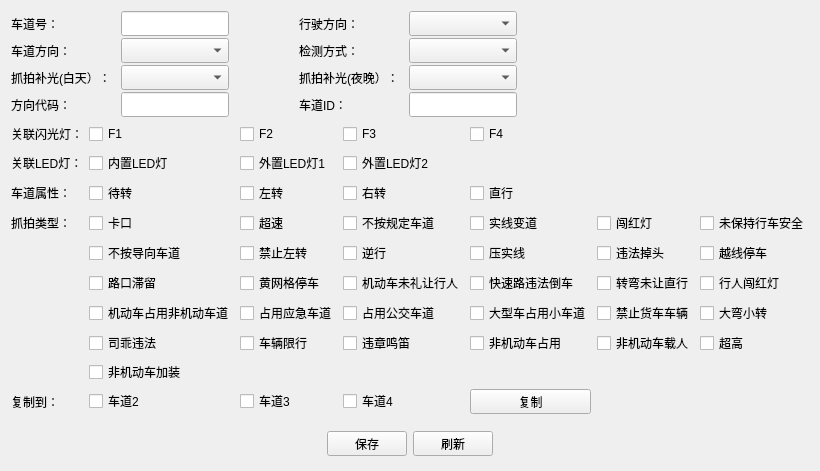
<?xml version="1.0" encoding="UTF-8"?>
<ui version="4.0">
 <class>Scence_BayonetComponent</class>
 <widget class="QWidget" name="Scence_BayonetComponent">
  <property name="geometry">
   <rect>
    <x>0</x>
    <y>0</y>
    <width>814</width>
    <height>467</height>
   </rect>
  </property>
  <property name="windowTitle">
   <string>Scence_BayonetComponent</string>
  </property>
  <layout class="QVBoxLayout" name="verticalLayout">
   <item>
    <widget class="QWidget" name="widget" native="true">
     <layout class="QVBoxLayout" name="verticalLayout_3">
      <property name="leftMargin">
       <number>0</number>
      </property>
      <property name="topMargin">
       <number>0</number>
      </property>
      <property name="bottomMargin">
       <number>0</number>
      </property>
      <item>
       <layout class="QHBoxLayout" name="horizontalLayout_4">
        <property name="spacing">
         <number>5</number>
        </property>
        <item>
         <layout class="QGridLayout" name="gridLayout_2">
          <property name="horizontalSpacing">
           <number>10</number>
          </property>
          <property name="verticalSpacing">
           <number>2</number>
          </property>
          <item row="2" column="4">
           <widget class="QLabel" name="label_15">
            <property name="text">
             <string>抓拍补光(夜晚）：</string>
            </property>
           </widget>
          </item>
          <item row="2" column="2">
           <widget class="QComboBox" name="cmb_snapDay">
            <property name="minimumSize">
             <size>
              <width>0</width>
              <height>25</height>
             </size>
            </property>
           </widget>
          </item>
          <item row="1" column="2">
           <widget class="QComboBox" name="cmb_plateDirection">
            <property name="minimumSize">
             <size>
              <width>0</width>
              <height>25</height>
             </size>
            </property>
           </widget>
          </item>
          <item row="3" column="5">
           <widget class="QLineEdit" name="ledt_plateID">
            <property name="minimumSize">
             <size>
              <width>0</width>
              <height>25</height>
             </size>
            </property>
           </widget>
          </item>
          <item row="1" column="4">
           <widget class="QLabel" name="label_14">
            <property name="text">
             <string>检测方式：</string>
            </property>
           </widget>
          </item>
          <item row="0" column="2">
           <widget class="QLineEdit" name="ledt_plateNum">
            <property name="minimumSize">
             <size>
              <width>0</width>
              <height>25</height>
             </size>
            </property>
           </widget>
          </item>
          <item row="0" column="5">
           <widget class="QComboBox" name="cmb_driveDirection">
            <property name="minimumSize">
             <size>
              <width>0</width>
              <height>25</height>
             </size>
            </property>
           </widget>
          </item>
          <item row="0" column="4">
           <widget class="QLabel" name="label_12">
            <property name="text">
             <string>行驶方向：</string>
            </property>
           </widget>
          </item>
          <item row="1" column="0">
           <widget class="QLabel" name="label_9">
            <property name="text">
             <string>车道方向：</string>
            </property>
           </widget>
          </item>
          <item row="0" column="0">
           <widget class="QLabel" name="label_11">
            <property name="minimumSize">
             <size>
              <width>100</width>
              <height>25</height>
             </size>
            </property>
            <property name="text">
             <string>车道号：</string>
            </property>
           </widget>
          </item>
          <item row="3" column="0">
           <widget class="QLabel" name="label_10">
            <property name="text">
             <string>方向代码：</string>
            </property>
           </widget>
          </item>
          <item row="2" column="0">
           <widget class="QLabel" name="label_13">
            <property name="text">
             <string>抓拍补光(白天）：</string>
            </property>
           </widget>
          </item>
          <item row="3" column="4">
           <widget class="QLabel" name="label_16">
            <property name="text">
             <string>车道ID：</string>
            </property>
           </widget>
          </item>
          <item row="3" column="2">
           <widget class="QLineEdit" name="ledt_directionCode">
            <property name="minimumSize">
             <size>
              <width>0</width>
              <height>25</height>
             </size>
            </property>
           </widget>
          </item>
          <item row="1" column="5">
           <widget class="QComboBox" name="cmb_testMode">
            <property name="minimumSize">
             <size>
              <width>0</width>
              <height>25</height>
             </size>
            </property>
           </widget>
          </item>
          <item row="2" column="5">
           <widget class="QComboBox" name="cmb_snapNight">
            <property name="minimumSize">
             <size>
              <width>0</width>
              <height>25</height>
             </size>
            </property>
           </widget>
          </item>
          <item row="0" column="3">
           <spacer name="horizontalSpacer_8">
            <property name="orientation">
             <enum>Qt::Horizontal</enum>
            </property>
            <property name="sizeType">
             <enum>QSizePolicy::Fixed</enum>
            </property>
            <property name="sizeHint" stdset="0">
             <size>
              <width>60</width>
              <height>20</height>
             </size>
            </property>
           </spacer>
          </item>
         </layout>
        </item>
        <item>
         <spacer name="horizontalSpacer_4">
          <property name="orientation">
           <enum>Qt::Horizontal</enum>
          </property>
          <property name="sizeHint" stdset="0">
           <size>
            <width>40</width>
            <height>20</height>
           </size>
          </property>
         </spacer>
        </item>
       </layout>
      </item>
     </layout>
    </widget>
   </item>
   <item>
    <layout class="QHBoxLayout" name="horizontalLayout_5">
     <item>
      <layout class="QGridLayout" name="gridLayout_3">
       <item row="6" column="1">
        <widget class="QCheckBox" name="chk_use">
         <property name="minimumSize">
          <size>
           <width>0</width>
           <height>22</height>
          </size>
         </property>
         <property name="text">
          <string>机动车占用非机动车道</string>
         </property>
        </widget>
       </item>
       <item row="6" column="2">
        <widget class="QCheckBox" name="chk_hurryRoad">
         <property name="text">
          <string>占用应急车道</string>
         </property>
        </widget>
       </item>
       <item row="6" column="3">
        <widget class="QCheckBox" name="chk_busRoad">
         <property name="text">
          <string>占用公交车道</string>
         </property>
        </widget>
       </item>
       <item row="6" column="4">
        <widget class="QCheckBox" name="chk_largeCar">
         <property name="text">
          <string>大型车占用小车道</string>
         </property>
        </widget>
       </item>
       <item row="6" column="6">
        <widget class="QCheckBox" name="chk_large2small">
         <property name="text">
          <string>大弯小转</string>
         </property>
        </widget>
       </item>
       <item row="6" column="5">
        <widget class="QCheckBox" name="chk_forbidGoodsCar">
         <property name="text">
          <string>禁止货车车辆</string>
         </property>
        </widget>
       </item>
       <item row="1" column="2">
        <widget class="QCheckBox" name="chk_outerLED1">
         <property name="text">
          <string>外置LED灯1</string>
         </property>
        </widget>
       </item>
       <item row="1" column="3">
        <widget class="QCheckBox" name="chk_outerLED2">
         <property name="text">
          <string>外置LED灯2</string>
         </property>
        </widget>
       </item>
       <item row="2" column="1">
        <widget class="QCheckBox" name="chk_waitTurn">
         <property name="text">
          <string>待转</string>
         </property>
        </widget>
       </item>
       <item row="7" column="5">
        <widget class="QCheckBox" name="chk_manned">
         <property name="text">
          <string>非机动车载人</string>
         </property>
        </widget>
       </item>
       <item row="7" column="1">
        <widget class="QCheckBox" name="chk_driverIllegal">
         <property name="minimumSize">
          <size>
           <width>0</width>
           <height>22</height>
          </size>
         </property>
         <property name="text">
          <string>司乖违法</string>
         </property>
        </widget>
       </item>
       <item row="7" column="4">
        <widget class="QCheckBox" name="chk_use_noCar">
         <property name="text">
          <string>非机动车占用</string>
         </property>
        </widget>
       </item>
       <item row="8" column="1">
        <widget class="QCheckBox" name="chk_add">
         <property name="minimumSize">
          <size>
           <width>0</width>
           <height>22</height>
          </size>
         </property>
         <property name="text">
          <string>非机动车加装</string>
         </property>
        </widget>
       </item>
       <item row="9" column="1">
        <widget class="QCheckBox" name="chk_road2">
         <property name="minimumSize">
          <size>
           <width>0</width>
           <height>22</height>
          </size>
         </property>
         <property name="text">
          <string>车道2</string>
         </property>
        </widget>
       </item>
       <item row="7" column="6">
        <widget class="QCheckBox" name="chk_high">
         <property name="text">
          <string>超高</string>
         </property>
        </widget>
       </item>
       <item row="9" column="2">
        <widget class="QCheckBox" name="chk_road3">
         <property name="text">
          <string>车道3</string>
         </property>
        </widget>
       </item>
       <item row="9" column="0">
        <widget class="QLabel" name="label_17">
         <property name="text">
          <string>复制到：</string>
         </property>
        </widget>
       </item>
       <item row="7" column="3">
        <widget class="QCheckBox" name="chk_illegalSound">
         <property name="text">
          <string>违章鸣笛</string>
         </property>
        </widget>
       </item>
       <item row="2" column="0">
        <widget class="QLabel" name="label_18">
         <property name="minimumSize">
          <size>
           <width>0</width>
           <height>22</height>
          </size>
         </property>
         <property name="text">
          <string>车道属性：</string>
         </property>
        </widget>
       </item>
       <item row="3" column="0">
        <widget class="QLabel" name="label_19">
         <property name="minimumSize">
          <size>
           <width>0</width>
           <height>22</height>
          </size>
         </property>
         <property name="text">
          <string>抓拍类型：</string>
         </property>
        </widget>
       </item>
       <item row="5" column="6">
        <widget class="QCheckBox" name="chk_goRed">
         <property name="text">
          <string>行人闯红灯</string>
         </property>
        </widget>
       </item>
       <item row="2" column="4">
        <widget class="QCheckBox" name="chk_straight">
         <property name="text">
          <string>直行</string>
         </property>
        </widget>
       </item>
       <item row="3" column="5">
        <widget class="QCheckBox" name="chk_runRedLight">
         <property name="text">
          <string>闯红灯</string>
         </property>
        </widget>
       </item>
       <item row="3" column="3">
        <widget class="QCheckBox" name="chk_nofollow">
         <property name="text">
          <string>不按规定车道</string>
         </property>
        </widget>
       </item>
       <item row="3" column="2">
        <widget class="QCheckBox" name="chk_overSpeed">
         <property name="text">
          <string>超速</string>
         </property>
        </widget>
       </item>
       <item row="3" column="6">
        <widget class="QCheckBox" name="chk_safeDistance">
         <property name="text">
          <string>未保持行车安全</string>
         </property>
        </widget>
       </item>
       <item row="3" column="1">
        <widget class="QCheckBox" name="chk_bayonet">
         <property name="text">
          <string>卡口</string>
         </property>
        </widget>
       </item>
       <item row="3" column="4">
        <widget class="QCheckBox" name="chk_laneChange">
         <property name="text">
          <string>实线变道</string>
         </property>
        </widget>
       </item>
       <item row="5" column="5">
        <widget class="QCheckBox" name="chk_round">
         <property name="text">
          <string>转弯未让直行</string>
         </property>
        </widget>
       </item>
       <item row="4" column="3">
        <widget class="QCheckBox" name="chk_wrongWay">
         <property name="text">
          <string>逆行</string>
         </property>
        </widget>
       </item>
       <item row="4" column="5">
        <widget class="QCheckBox" name="chk_illegalTurn">
         <property name="text">
          <string>违法掉头</string>
         </property>
        </widget>
       </item>
       <item row="4" column="6">
        <widget class="QCheckBox" name="chk_overstop">
         <property name="text">
          <string>越线停车</string>
         </property>
        </widget>
       </item>
       <item row="4" column="4">
        <widget class="QCheckBox" name="chk_line">
         <property name="text">
          <string>压实线</string>
         </property>
        </widget>
       </item>
       <item row="5" column="2">
        <widget class="QCheckBox" name="chk_yellowStop">
         <property name="text">
          <string>黄网格停车</string>
         </property>
        </widget>
       </item>
       <item row="5" column="3">
        <widget class="QCheckBox" name="checkBox_76">
         <property name="text">
          <string>机动车未礼让行人</string>
         </property>
        </widget>
       </item>
       <item row="5" column="4">
        <widget class="QCheckBox" name="chk_quickReturn">
         <property name="text">
          <string>快速路违法倒车</string>
         </property>
        </widget>
       </item>
       <item row="0" column="4">
        <widget class="QCheckBox" name="chk_F4">
         <property name="text">
          <string>F4    </string>
         </property>
        </widget>
       </item>
       <item row="0" column="0">
        <widget class="QLabel" name="label_20">
         <property name="minimumSize">
          <size>
           <width>0</width>
           <height>22</height>
          </size>
         </property>
         <property name="text">
          <string>关联闪光灯：</string>
         </property>
        </widget>
       </item>
       <item row="0" column="1">
        <widget class="QCheckBox" name="chk_F1">
         <property name="text">
          <string>F1    </string>
         </property>
        </widget>
       </item>
       <item row="0" column="2">
        <widget class="QCheckBox" name="chk_F2">
         <property name="text">
          <string>F2    </string>
         </property>
        </widget>
       </item>
       <item row="0" column="3">
        <widget class="QCheckBox" name="chk_F3">
         <property name="text">
          <string>F3    </string>
         </property>
        </widget>
       </item>
       <item row="5" column="1">
        <widget class="QCheckBox" name="chk_stay">
         <property name="minimumSize">
          <size>
           <width>0</width>
           <height>22</height>
          </size>
         </property>
         <property name="text">
          <string>路口滞留</string>
         </property>
        </widget>
       </item>
       <item row="4" column="2">
        <widget class="QCheckBox" name="chk_forbidLeft">
         <property name="text">
          <string>禁止左转</string>
         </property>
        </widget>
       </item>
       <item row="4" column="1">
        <widget class="QCheckBox" name="chk_nofollowRoad">
         <property name="minimumSize">
          <size>
           <width>0</width>
           <height>22</height>
          </size>
         </property>
         <property name="text">
          <string>不按导向车道</string>
         </property>
        </widget>
       </item>
       <item row="1" column="0">
        <widget class="QLabel" name="label_21">
         <property name="minimumSize">
          <size>
           <width>0</width>
           <height>22</height>
          </size>
         </property>
         <property name="maximumSize">
          <size>
           <width>16777215</width>
           <height>16777215</height>
          </size>
         </property>
         <property name="text">
          <string>关联LED灯：</string>
         </property>
        </widget>
       </item>
       <item row="7" column="2">
        <widget class="QCheckBox" name="chk_limitCar">
         <property name="text">
          <string>车辆限行</string>
         </property>
        </widget>
       </item>
       <item row="1" column="1">
        <widget class="QCheckBox" name="chk_innerLed">
         <property name="text">
          <string>内置LED灯</string>
         </property>
        </widget>
       </item>
       <item row="2" column="2">
        <widget class="QCheckBox" name="chk_turnLeft">
         <property name="text">
          <string>左转</string>
         </property>
        </widget>
       </item>
       <item row="2" column="3">
        <widget class="QCheckBox" name="chk_turnRight">
         <property name="text">
          <string>右转</string>
         </property>
        </widget>
       </item>
       <item row="9" column="4">
        <widget class="QPushButton" name="pushButton_8">
         <property name="minimumSize">
          <size>
           <width>0</width>
           <height>25</height>
          </size>
         </property>
         <property name="text">
          <string>复制</string>
         </property>
        </widget>
       </item>
       <item row="9" column="3">
        <widget class="QCheckBox" name="chk_road4">
         <property name="text">
          <string>车道4</string>
         </property>
        </widget>
       </item>
      </layout>
     </item>
     <item>
      <spacer name="horizontalSpacer_9">
       <property name="orientation">
        <enum>Qt::Horizontal</enum>
       </property>
       <property name="sizeHint" stdset="0">
        <size>
         <width>40</width>
         <height>20</height>
        </size>
       </property>
      </spacer>
     </item>
    </layout>
   </item>
   <item>
    <widget class="QWidget" name="widget_2" native="true">
     <property name="minimumSize">
      <size>
       <width>0</width>
       <height>40</height>
      </size>
     </property>
     <layout class="QHBoxLayout" name="horizontalLayout">
      <item>
       <spacer name="horizontalSpacer">
        <property name="orientation">
         <enum>Qt::Horizontal</enum>
        </property>
        <property name="sizeHint" stdset="0">
         <size>
          <width>297</width>
          <height>19</height>
         </size>
        </property>
       </spacer>
      </item>
      <item>
       <widget class="QPushButton" name="btn_sceneSave">
        <property name="minimumSize">
         <size>
          <width>80</width>
          <height>25</height>
         </size>
        </property>
        <property name="text">
         <string>保存</string>
        </property>
       </widget>
      </item>
      <item>
       <widget class="QPushButton" name="btn_sceneFresh">
        <property name="minimumSize">
         <size>
          <width>80</width>
          <height>25</height>
         </size>
        </property>
        <property name="text">
         <string>刷新</string>
        </property>
       </widget>
      </item>
      <item>
       <spacer name="horizontalSpacer_2">
        <property name="orientation">
         <enum>Qt::Horizontal</enum>
        </property>
        <property name="sizeHint" stdset="0">
         <size>
          <width>297</width>
          <height>19</height>
         </size>
        </property>
       </spacer>
      </item>
     </layout>
    </widget>
   </item>
   <item>
    <spacer name="verticalSpacer">
     <property name="orientation">
      <enum>Qt::Vertical</enum>
     </property>
     <property name="sizeHint" stdset="0">
      <size>
       <width>20</width>
       <height>2</height>
      </size>
     </property>
    </spacer>
   </item>
  </layout>
 </widget>
 <layoutdefault spacing="6" margin="11"/>
 <resources/>
 <connections/>
</ui>
